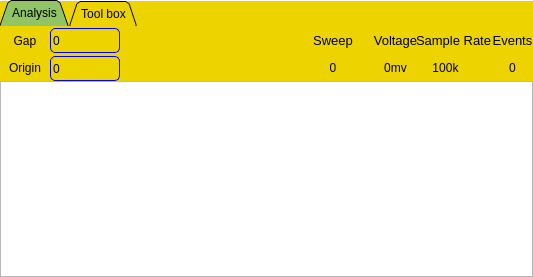
      <widget class="QTabWidget" name="tabWidget">
       <property name="font">
        <font>
         <family>Arial</family>
        </font>
       </property>
       <property name="mouseTracking">
        <bool>true</bool>
       </property>
       <property name="toolTip">
        <string/>
       </property>
       <property name="styleSheet">
        <string notr="true">QTabWidget::pane { /* The tab widget frame */
    border-top: 0px solid #C2C7CB;


	
}
QTabWidget{ /* The tab widget frame */
 
	background-color: rgb(237, 212, 0);


	
}
QTabBar::tab {

    background: qlineargradient(x1: 0, y1: 0, x2: 0, y2: 1,
                                stop: 0 #E1E1E1, stop: 0.4 #DDDDDD,
                                stop: 0.5 #D8D8D8, stop: 1.0 #D3D3D3);

}


QTabBar::tab:selected, QTabBar::tab:hover {
background-color: rgba(0, 170, 255,100);
}

</string>
       </property>
       <property name="tabShape">
        <enum>QTabWidget::Triangular</enum>
       </property>
       <property name="currentIndex">
        <number>0</number>
       </property>
       <property name="elideMode">
        <enum>Qt::ElideNone</enum>
       </property>
       <property name="usesScrollButtons">
        <bool>true</bool>
       </property>
       <property name="documentMode">
        <bool>true</bool>
       </property>
       <property name="movable">
        <bool>true</bool>
       </property>
       <widget class="QWidget" name="tab">
        <property name="styleSheet">
         <string notr="true"/>
        </property>
        <attribute name="title">
         <string>Analysis</string>
        </attribute>
        <layout class="QVBoxLayout" name="verticalLayout_2">
         <property name="spacing">
          <number>0</number>
         </property>
         <property name="leftMargin">
          <number>0</number>
         </property>
         <property name="topMargin">
          <number>0</number>
         </property>
         <property name="rightMargin">
          <number>0</number>
         </property>
         <property name="bottomMargin">
          <number>0</number>
         </property>
         <item>
          <layout class="QGridLayout" name="gridLayout_2">
           <item row="1" column="9">
            <widget class="QLabel" name="label_10">
             <property name="minimumSize">
              <size>
               <width>75</width>
               <height>25</height>
              </size>
             </property>
             <property name="maximumSize">
              <size>
               <width>75</width>
               <height>25</height>
              </size>
             </property>
             <property name="text">
              <string>&lt;html&gt;&lt;head/&gt;&lt;body&gt;&lt;p align=&quot;center&quot;&gt;0&lt;/p&gt;&lt;/body&gt;&lt;/html&gt;</string>
             </property>
            </widget>
           </item>
           <item row="0" column="7">
            <widget class="QLabel" name="label_7">
             <property name="minimumSize">
              <size>
               <width>75</width>
               <height>25</height>
              </size>
             </property>
             <property name="maximumSize">
              <size>
               <width>75</width>
               <height>25</height>
              </size>
             </property>
             <property name="font">
              <font>
               <pointsize>10</pointsize>
              </font>
             </property>
             <property name="text">
              <string>&lt;html&gt;&lt;head/&gt;&lt;body&gt;&lt;p align=&quot;center&quot;&gt;Voltage&lt;/p&gt;&lt;/body&gt;&lt;/html&gt;</string>
             </property>
            </widget>
           </item>
           <item row="0" column="0">
            <widget class="QLabel" name="label_3">
             <property name="minimumSize">
              <size>
               <width>50</width>
               <height>30</height>
              </size>
             </property>
             <property name="maximumSize">
              <size>
               <width>50</width>
               <height>30</height>
              </size>
             </property>
             <property name="text">
              <string>&lt;html&gt;&lt;head/&gt;&lt;body&gt;&lt;p align=&quot;center&quot;&gt;Gap&lt;/p&gt;&lt;/body&gt;&lt;/html&gt;</string>
             </property>
            </widget>
           </item>
           <item row="0" column="6">
            <widget class="QLabel" name="label_5">
             <property name="minimumSize">
              <size>
               <width>50</width>
               <height>25</height>
              </size>
             </property>
             <property name="maximumSize">
              <size>
               <width>50</width>
               <height>16777215</height>
              </size>
             </property>
             <property name="font">
              <font>
               <pointsize>10</pointsize>
              </font>
             </property>
             <property name="accessibleName">
              <string/>
             </property>
             <property name="accessibleDescription">
              <string/>
             </property>
             <property name="inputMethodHints">
              <set>Qt::ImhNone</set>
             </property>
             <property name="text">
              <string>&lt;html&gt;&lt;head/&gt;&lt;body&gt;&lt;p align=&quot;center&quot;&gt;Sweep&lt;/p&gt;&lt;/body&gt;&lt;/html&gt;</string>
             </property>
            </widget>
           </item>
           <item row="0" column="1">
            <widget class="QSpinBox" name="spinBox">
             <property name="minimumSize">
              <size>
               <width>70</width>
               <height>25</height>
              </size>
             </property>
             <property name="maximumSize">
              <size>
               <width>70</width>
               <height>25</height>
              </size>
             </property>
             <property name="styleSheet">
              <string notr="true"> 
QSpinBox {
	background-color: rgba(52, 152, 219, 0);
    border: 1px solid blue;
    border-radius: 5px;
    border-image: url(:/images/frame.png) 4;
    
}

QSpinBox::up-button {
    subcontrol-origin: border;
    subcontrol-position: top right; /* position at the top right corner */

    width: 16px; /* 16 + 2*1px border-width = 15px padding + 3px parent border */
    
	border-image: url(:/img/img37.ico);
    border-width: 0px;
}




QSpinBox::down-button {
    subcontrol-origin: border;
    subcontrol-position: bottom right; /* position at bottom right corner */

    width: 16px;
    
	border-image: url(:/img/img9.ico);
   
    border-top-width: 0;
}




</string>
             </property>
             <property name="maximum">
              <number>999999999</number>
             </property>
            </widget>
           </item>
           <item row="1" column="0">
            <widget class="QLabel" name="label_4">
             <property name="minimumSize">
              <size>
               <width>50</width>
               <height>0</height>
              </size>
             </property>
             <property name="maximumSize">
              <size>
               <width>50</width>
               <height>16777215</height>
              </size>
             </property>
             <property name="text">
              <string>&lt;html&gt;&lt;head/&gt;&lt;body&gt;&lt;p align=&quot;center&quot;&gt;Origin&lt;/p&gt;&lt;/body&gt;&lt;/html&gt;</string>
             </property>
            </widget>
           </item>
           <item row="0" column="4" rowspan="2">
            <widget class="QPushButton" name="pushButton_11">
             <property name="minimumSize">
              <size>
               <width>50</width>
               <height>50</height>
              </size>
             </property>
             <property name="maximumSize">
              <size>
               <width>50</width>
               <height>50</height>
              </size>
             </property>
             <property name="toolTip">
              <string>update view</string>
             </property>
             <property name="styleSheet">
              <string notr="true">QPushButton


{ 
	
	image: url(:/img/img36.ico);
	border:none;
	background-color: rgba(230, 126, 34,0);
	

	
}
QPushButton:hover, QPushButton:pressed , QPushButton:checked
{

	
	image: url(:/img/img47s.ico);
	
	border:none;
	background-color: rgba(230, 126, 34,0);
	
}</string>
             </property>
             <property name="text">
              <string/>
             </property>
            </widget>
           </item>
           <item row="0" column="5" rowspan="2">
            <widget class="QPushButton" name="pushButton_12">
             <property name="minimumSize">
              <size>
               <width>50</width>
               <height>50</height>
              </size>
             </property>
             <property name="maximumSize">
              <size>
               <width>50</width>
               <height>50</height>
              </size>
             </property>
             <property name="toolTip">
              <string>Plot all point hist</string>
             </property>
             <property name="styleSheet">
              <string notr="true">QPushButton


{ 
	image: url(:/img/img42.ico);
	border:none;
	
	
	background-color: rgba(230, 126, 34,0);
	

	
}
QPushButton:hover, QPushButton:pressed , QPushButton:checked
{

	
	
	image: url(:/img/img42s.ico);
	
	border:none;
	background-color: rgba(230, 126, 34,0);
	
}</string>
             </property>
             <property name="text">
              <string/>
             </property>
            </widget>
           </item>
           <item row="1" column="7">
            <widget class="QLabel" name="label_8">
             <property name="minimumSize">
              <size>
               <width>75</width>
               <height>25</height>
              </size>
             </property>
             <property name="maximumSize">
              <size>
               <width>75</width>
               <height>25</height>
              </size>
             </property>
             <property name="text">
              <string>&lt;html&gt;&lt;head/&gt;&lt;body&gt;&lt;p align=&quot;center&quot;&gt;0mv&lt;/p&gt;&lt;/body&gt;&lt;/html&gt;</string>
             </property>
            </widget>
           </item>
           <item row="1" column="1">
            <widget class="QSpinBox" name="spinBox_2">
             <property name="minimumSize">
              <size>
               <width>70</width>
               <height>25</height>
              </size>
             </property>
             <property name="maximumSize">
              <size>
               <width>70</width>
               <height>25</height>
              </size>
             </property>
             <property name="styleSheet">
              <string notr="true"> 
QSpinBox {
	background-color: rgba(52, 152, 219, 0);
    border: 1px solid blue;
    border-radius: 5px;
    border-image: url(:/images/frame.png) 4;
    
}

QSpinBox::up-button {
    subcontrol-origin: border;
    subcontrol-position: top right; /* position at the top right corner */

    width: 16px; /* 16 + 2*1px border-width = 15px padding + 3px parent border */
    
	border-image: url(:/img/img37.ico);
    border-width: 0px;
}




QSpinBox::down-button {
    subcontrol-origin: border;
    subcontrol-position: bottom right; /* position at bottom right corner */

    width: 16px;
    
	border-image: url(:/img/img9.ico);
   
    border-top-width: 0;
}




</string>
             </property>
             <property name="maximum">
              <number>999999999</number>
             </property>
            </widget>
           </item>
           <item row="0" column="3" rowspan="2">
            <widget class="QPushButton" name="pushButton_10">
             <property name="minimumSize">
              <size>
               <width>50</width>
               <height>50</height>
              </size>
             </property>
             <property name="maximumSize">
              <size>
               <width>50</width>
               <height>50</height>
              </size>
             </property>
             <property name="toolTip">
              <string>Next part view</string>
             </property>
             <property name="styleSheet">
              <string notr="true">QPushButton


{ image: url(:/img/img35.ico);
	
	border:none;
	background-color: rgba(230, 126, 34,0);
	

	
}
QPushButton:hover, QPushButton:pressed , QPushButton:checked
{
	image: url(:/img/img35s.ico);
	
	
	border:none;
	background-color: rgba(230, 126, 34,0);
	
}</string>
             </property>
             <property name="text">
              <string/>
             </property>
            </widget>
           </item>
           <item row="0" column="2" rowspan="2">
            <widget class="QPushButton" name="pushButton_9">
             <property name="minimumSize">
              <size>
               <width>50</width>
               <height>50</height>
              </size>
             </property>
             <property name="maximumSize">
              <size>
               <width>50</width>
               <height>50</height>
              </size>
             </property>
             <property name="toolTip">
              <string>Previous part view</string>
             </property>
             <property name="styleSheet">
              <string notr="true">QPushButton


{ image: url(:/img/img33.ico);
	border:none;
	
	background-color: rgba(230, 126, 34,0);
	

	
}
QPushButton:hover, QPushButton:pressed , QPushButton:checked
{
	image: url(:/img/img33s.ico);
	
	
	border:none;
	background-color: rgba(230, 126, 34,0);
	
}</string>
             </property>
             <property name="text">
              <string/>
             </property>
            </widget>
           </item>
           <item row="0" column="9">
            <widget class="QLabel" name="label_9">
             <property name="minimumSize">
              <size>
               <width>75</width>
               <height>25</height>
              </size>
             </property>
             <property name="maximumSize">
              <size>
               <width>75</width>
               <height>25</height>
              </size>
             </property>
             <property name="font">
              <font>
               <pointsize>10</pointsize>
              </font>
             </property>
             <property name="text">
              <string>&lt;html&gt;&lt;head/&gt;&lt;body&gt;&lt;p align=&quot;center&quot;&gt;Events&lt;/p&gt;&lt;/body&gt;&lt;/html&gt;</string>
             </property>
            </widget>
           </item>
           <item row="1" column="6">
            <widget class="QLabel" name="label_6">
             <property name="minimumSize">
              <size>
               <width>50</width>
               <height>25</height>
              </size>
             </property>
             <property name="maximumSize">
              <size>
               <width>50</width>
               <height>16777215</height>
              </size>
             </property>
             <property name="text">
              <string>&lt;html&gt;&lt;head/&gt;&lt;body&gt;&lt;p align=&quot;center&quot;&gt;0&lt;/p&gt;&lt;/body&gt;&lt;/html&gt;</string>
             </property>
            </widget>
           </item>
           <item row="0" column="8">
            <widget class="QLabel" name="label_samp">
             <property name="minimumSize">
              <size>
               <width>75</width>
               <height>25</height>
              </size>
             </property>
             <property name="maximumSize">
              <size>
               <width>75</width>
               <height>25</height>
              </size>
             </property>
             <property name="font">
              <font>
               <pointsize>10</pointsize>
              </font>
             </property>
             <property name="text">
              <string>&lt;html&gt;&lt;head/&gt;&lt;body&gt;&lt;p align=&quot;center&quot;&gt;Sample Rate&lt;/p&gt;&lt;/body&gt;&lt;/html&gt;</string>
             </property>
            </widget>
           </item>
           <item row="1" column="8">
            <widget class="QLabel" name="label_sample_rate">
             <property name="text">
              <string>&lt;html&gt;&lt;head/&gt;&lt;body&gt;&lt;p align=&quot;center&quot;&gt;100k&lt;/p&gt;&lt;/body&gt;&lt;/html&gt;</string>
             </property>
            </widget>
           </item>
          </layout>
         </item>
         <item>
          <layout class="QVBoxLayout" name="verticalLayout">
           <item>
            <widget class="QListView" name="listView"/>
           </item>
          </layout>
         </item>
        </layout>
       </widget>
       <widget class="QWidget" name="tab_2">
        <attribute name="title">
         <string>Tool box</string>
        </attribute>
        <layout class="QHBoxLayout" name="horizontalLayout_4">
         <property name="spacing">
          <number>0</number>
         </property>
         <property name="leftMargin">
          <number>0</number>
         </property>
         <property name="topMargin">
          <number>0</number>
         </property>
         <property name="rightMargin">
          <number>0</number>
         </property>
         <property name="bottomMargin">
          <number>0</number>
         </property>
         <item>
          <layout class="QVBoxLayout" name="verticalLayout_11">
           <property name="spacing">
            <number>0</number>
           </property>
          </layout>
         </item>
        </layout>
       </widget>
      </widget>
